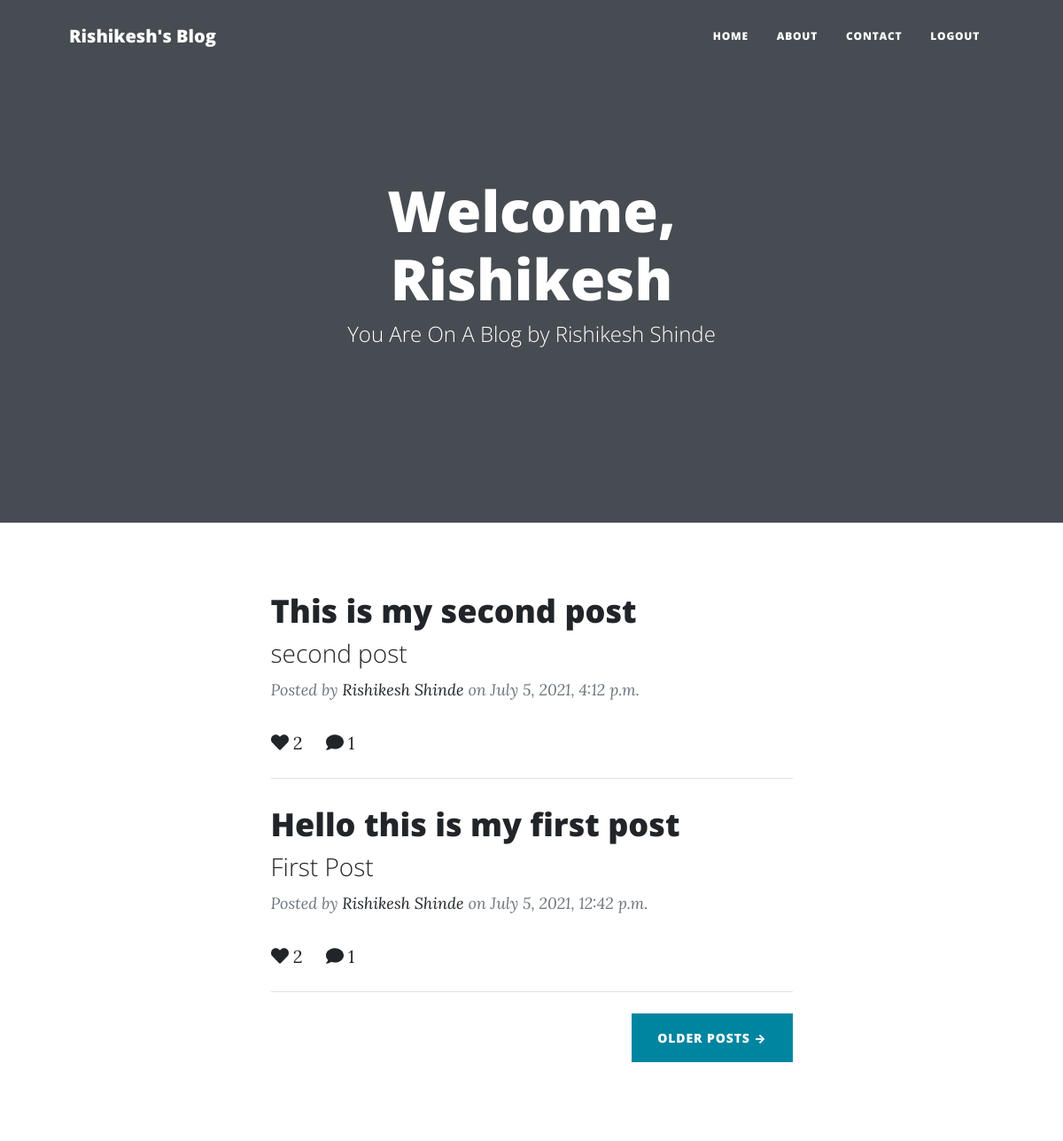
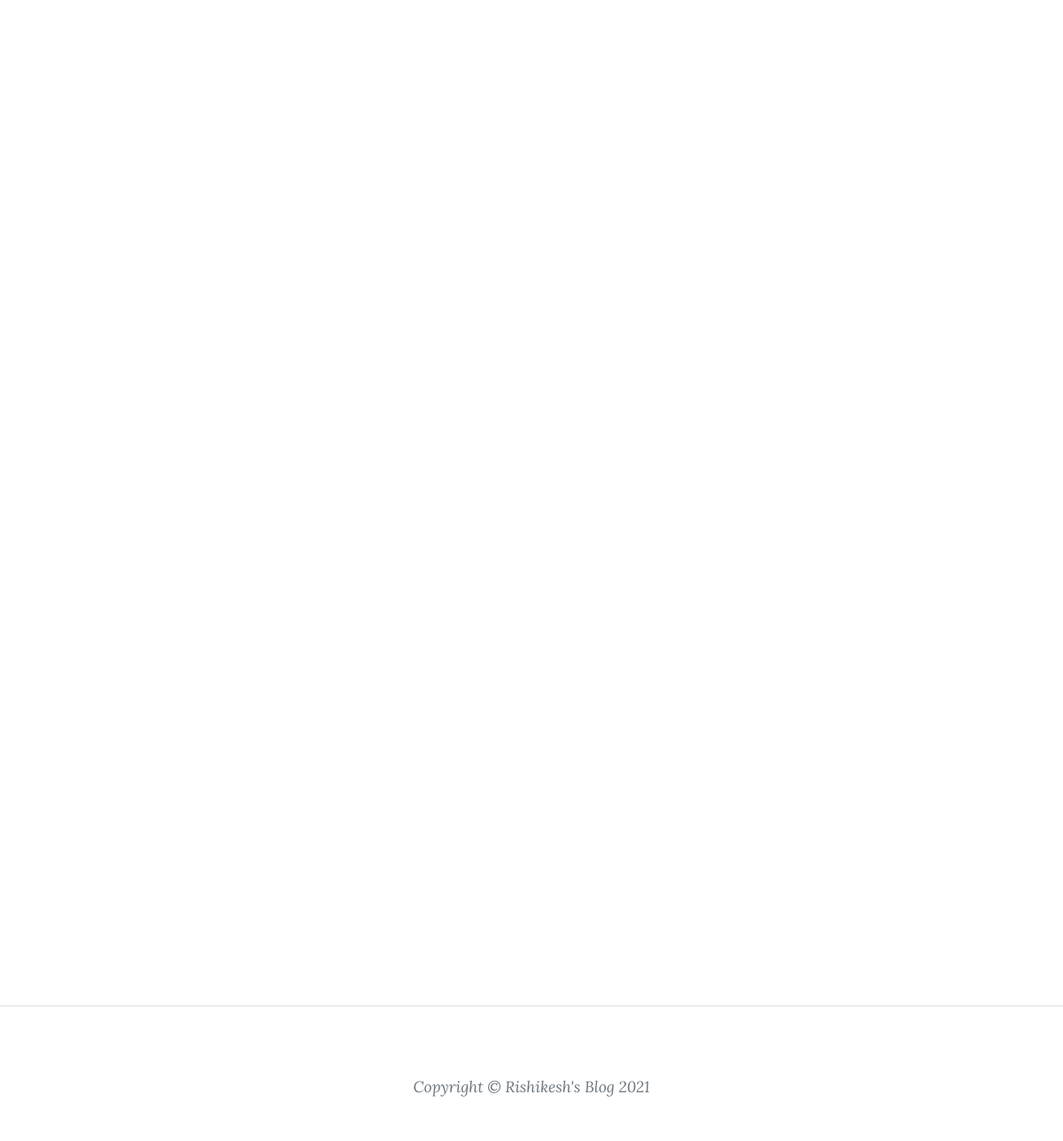
The app's page / (signed in) with its own data (2 pictures, top to bottom).
### blogpost/models.py (models this page shows, shortened)
class Post(models.Model):
    title = models.CharField(max_length=200, unique=True)
    subtitle = models.CharField(max_length=200,unique=True)
    tag = models.CharField(max_length=100,default='coding')
    slug = models.SlugField(max_length=200, unique=True)
    author = models.ForeignKey(User, on_delete= models.CASCADE,related_name='blog_posts',default='rdshinde')
    updated_on = models.DateTimeField(auto_now= True)
    content = RichTextField(blank=True,null=True)
    img_field = models.FileField(null=True, blank=True)
    url_field = models.URLField(max_length=300, blank=True)
    created_on = models.DateTimeField(auto_now_add=True)
    status = models.IntegerField(choices=STATUS, default=0)
    likes = models.ManyToManyField(User, related_name='blog_post')
    class Meta:
        ordering = ['-created_on']

### blogpost/views.py (the view)
# urls.py: path('', HomeView.as_view() , name='index'),
class HomeView(ListView):
    model = Post
    template_name = 'index.html'

### templates/index.html (shortened to what this page needs)
{% extends 'base.html' %} {% block content %}
<header class="masthead" style="background-image: none">
  <div class="container position-relative px-4 px-lg-5">
    <div class="row gx-4 gx-lg-5 justify-content-center">
      <div class="col-md-10 col-lg-8 col-xl-7">
        <div class="site-heading">
          {% if user.is_authenticated %}
          <h1 style="font-size: 4rem">Welcome, {{user.first_name}}</h1>
          {% else %}
          <h1>Technical Blogs</h1>
          {% endif %}
          <span class="subheading">You Are On A Blog by Rishikesh Shinde</span>
        </div>
      </div>
    </div>
  </div>
</header>
<div class="container px-4 px-lg-5">
  <div class="row gx-4 gx-lg-5 justify-content-center">
    <div class="col-md-10 col-lg-8 col-xl-7">
      {% for post in object_list %}
      <div class="post-preview">
        <a href="{% url 'post' post.slug %}">
          <h2 class="post-title">{{post.title}}</h2>
          <h3 class="post-subtitle">{{post.subtitle}}</h3>
        </a>
        <p class="post-meta">
          Posted by
          <a href="{% url 'about'%}">Rishikesh Shinde</a>
          on {{post.created_on}}
        </p>
        <span
          ><a href="{% url 'post' post.slug%}"
            ><i class="fa fa-heart" aria-hidden="true"></i>
            {{post.likes.all.count}}</a
          >&nbsp; &nbsp;&nbsp;
          <a href="{% url 'post' post.slug%}"
            ><i class="fa fa-comment" aria-hidden="true"></i>
            {{post.comments.all.count}}</a
          >
        </span>
      </div>
      <hr class="my-4" />
      {% endfor %}
       {% if user.is_authenticated %}
      <div class="d-flex justify-content-end mb-4">
        <a class="btn btn-primary text-uppercase" href="#!">Older Posts →</a>
      </div>
      {% endif %}
    </div>
  </div>
</div>
{% endblock %}

### records on screen
Post: title "This is my second post", subtitle "second post", created_on "July 5, 2021, 4:12 p.m.", likes.all.count "2", comments.all.count "1"
Post: title "Hello this is my first post", subtitle "First Post", created_on "July 5, 2021, 12:42 p.m.", likes.all.count "2", comments.all.count "1"

### other values on screen
{{ user.first_name }} "Rishikesh"
